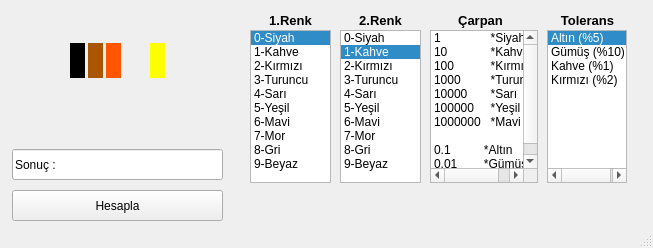
<?xml version="1.0" encoding="UTF-8"?>
<ui version="4.0">
 <class>MainWindow</class>
 <widget class="QMainWindow" name="MainWindow">
  <property name="geometry">
   <rect>
    <x>0</x>
    <y>0</y>
    <width>653</width>
    <height>248</height>
   </rect>
  </property>
  <property name="windowTitle">
   <string>Direnç Renk Hesaplayıcı | Maresal PRM</string>
  </property>
  <widget class="QWidget" name="centralwidget">
   <widget class="QLabel" name="label">
    <property name="geometry">
     <rect>
      <x>70</x>
      <y>43</y>
      <width>15</width>
      <height>35</height>
     </rect>
    </property>
    <property name="styleSheet">
     <string notr="true">background-color: rgb(0, 0, 0);</string>
    </property>
    <property name="text">
     <string/>
    </property>
   </widget>
   <widget class="QLabel" name="label_2">
    <property name="geometry">
     <rect>
      <x>18</x>
      <y>40</y>
      <width>201</width>
      <height>41</height>
     </rect>
    </property>
    <property name="styleSheet">
     <string notr="true">border-image: url(:/icons/icons/direnc.png);</string>
    </property>
    <property name="text">
     <string/>
    </property>
   </widget>
   <widget class="QLabel" name="label_3">
    <property name="geometry">
     <rect>
      <x>88</x>
      <y>43</y>
      <width>15</width>
      <height>35</height>
     </rect>
    </property>
    <property name="styleSheet">
     <string notr="true">background-color: rgb(170, 85, 0);</string>
    </property>
    <property name="text">
     <string/>
    </property>
   </widget>
   <widget class="QLabel" name="label_4">
    <property name="geometry">
     <rect>
      <x>106</x>
      <y>43</y>
      <width>15</width>
      <height>35</height>
     </rect>
    </property>
    <property name="styleSheet">
     <string notr="true">background-color: rgb(255, 85, 0);</string>
    </property>
    <property name="text">
     <string/>
    </property>
   </widget>
   <widget class="QLabel" name="label_5">
    <property name="geometry">
     <rect>
      <x>150</x>
      <y>43</y>
      <width>15</width>
      <height>35</height>
     </rect>
    </property>
    <property name="styleSheet">
     <string notr="true">background-color: rgb(255, 255, 0);</string>
    </property>
    <property name="text">
     <string/>
    </property>
   </widget>
   <widget class="QListWidget" name="listWidget">
    <property name="geometry">
     <rect>
      <x>250</x>
      <y>30</y>
      <width>81</width>
      <height>153</height>
     </rect>
    </property>
    <property name="selectionMode">
     <enum>QAbstractItemView::SingleSelection</enum>
    </property>
    <property name="selectionBehavior">
     <enum>QAbstractItemView::SelectItems</enum>
    </property>
    <property name="currentRow">
     <number>0</number>
    </property>
    <property name="sortingEnabled">
     <bool>true</bool>
    </property>
    <item>
     <property name="text">
      <string>0-Siyah</string>
     </property>
    </item>
    <item>
     <property name="text">
      <string>1-Kahve</string>
     </property>
    </item>
    <item>
     <property name="text">
      <string>2-Kırmızı</string>
     </property>
    </item>
    <item>
     <property name="text">
      <string>3-Turuncu</string>
     </property>
    </item>
    <item>
     <property name="text">
      <string>4-Sarı</string>
     </property>
    </item>
    <item>
     <property name="text">
      <string>5-Yeşil</string>
     </property>
    </item>
    <item>
     <property name="text">
      <string>6-Mavi</string>
     </property>
    </item>
    <item>
     <property name="text">
      <string>7-Mor</string>
     </property>
    </item>
    <item>
     <property name="text">
      <string>8-Gri</string>
     </property>
    </item>
    <item>
     <property name="text">
      <string>9-Beyaz</string>
     </property>
    </item>
   </widget>
   <widget class="QLabel" name="label_6">
    <property name="geometry">
     <rect>
      <x>250</x>
      <y>10</y>
      <width>81</width>
      <height>20</height>
     </rect>
    </property>
    <property name="font">
     <font>
      <pointsize>10</pointsize>
      <weight>75</weight>
      <bold>true</bold>
     </font>
    </property>
    <property name="text">
     <string>1.Renk</string>
    </property>
    <property name="alignment">
     <set>Qt::AlignCenter</set>
    </property>
   </widget>
   <widget class="QListWidget" name="listWidget_2">
    <property name="geometry">
     <rect>
      <x>340</x>
      <y>30</y>
      <width>81</width>
      <height>153</height>
     </rect>
    </property>
    <property name="selectionMode">
     <enum>QAbstractItemView::SingleSelection</enum>
    </property>
    <property name="selectionBehavior">
     <enum>QAbstractItemView::SelectItems</enum>
    </property>
    <property name="currentRow">
     <number>1</number>
    </property>
    <property name="sortingEnabled">
     <bool>true</bool>
    </property>
    <item>
     <property name="text">
      <string>0-Siyah</string>
     </property>
    </item>
    <item>
     <property name="text">
      <string>1-Kahve</string>
     </property>
    </item>
    <item>
     <property name="text">
      <string>2-Kırmızı</string>
     </property>
    </item>
    <item>
     <property name="text">
      <string>3-Turuncu</string>
     </property>
    </item>
    <item>
     <property name="text">
      <string>4-Sarı</string>
     </property>
    </item>
    <item>
     <property name="text">
      <string>5-Yeşil</string>
     </property>
    </item>
    <item>
     <property name="text">
      <string>6-Mavi</string>
     </property>
    </item>
    <item>
     <property name="text">
      <string>7-Mor</string>
     </property>
    </item>
    <item>
     <property name="text">
      <string>8-Gri</string>
     </property>
    </item>
    <item>
     <property name="text">
      <string>9-Beyaz</string>
     </property>
    </item>
   </widget>
   <widget class="QLabel" name="label_7">
    <property name="geometry">
     <rect>
      <x>340</x>
      <y>10</y>
      <width>81</width>
      <height>20</height>
     </rect>
    </property>
    <property name="font">
     <font>
      <pointsize>10</pointsize>
      <weight>75</weight>
      <bold>true</bold>
     </font>
    </property>
    <property name="text">
     <string>2.Renk</string>
    </property>
    <property name="alignment">
     <set>Qt::AlignCenter</set>
    </property>
   </widget>
   <widget class="QLabel" name="label_8">
    <property name="geometry">
     <rect>
      <x>430</x>
      <y>10</y>
      <width>101</width>
      <height>20</height>
     </rect>
    </property>
    <property name="font">
     <font>
      <pointsize>10</pointsize>
      <weight>75</weight>
      <bold>true</bold>
     </font>
    </property>
    <property name="text">
     <string>Çarpan</string>
    </property>
    <property name="alignment">
     <set>Qt::AlignCenter</set>
    </property>
   </widget>
   <widget class="QListWidget" name="listWidget_3">
    <property name="geometry">
     <rect>
      <x>430</x>
      <y>30</y>
      <width>108</width>
      <height>153</height>
     </rect>
    </property>
    <property name="selectionMode">
     <enum>QAbstractItemView::SingleSelection</enum>
    </property>
    <property name="selectionBehavior">
     <enum>QAbstractItemView::SelectItems</enum>
    </property>
    <property name="movement">
     <enum>QListView::Static</enum>
    </property>
    <property name="currentRow">
     <number>-1</number>
    </property>
    <property name="sortingEnabled">
     <bool>false</bool>
    </property>
    <item>
     <property name="text">
      <string>1               *Siyah</string>
     </property>
    </item>
    <item>
     <property name="text">
      <string>10             *Kahve</string>
     </property>
    </item>
    <item>
     <property name="text">
      <string>100           *Kırmızı</string>
     </property>
    </item>
    <item>
     <property name="text">
      <string>1000         *Turuncu</string>
     </property>
    </item>
    <item>
     <property name="text">
      <string>10000       *Sarı</string>
     </property>
    </item>
    <item>
     <property name="text">
      <string>100000     *Yeşil</string>
     </property>
    </item>
    <item>
     <property name="text">
      <string>1000000   *Mavi</string>
     </property>
    </item>
    <item>
     <property name="text">
      <string/>
     </property>
    </item>
    <item>
     <property name="text">
      <string>0.1          *Altın</string>
     </property>
    </item>
    <item>
     <property name="text">
      <string>0.01        *Gümüş</string>
     </property>
    </item>
   </widget>
   <widget class="QListWidget" name="listWidget_4">
    <property name="geometry">
     <rect>
      <x>547</x>
      <y>30</y>
      <width>80</width>
      <height>153</height>
     </rect>
    </property>
    <property name="selectionMode">
     <enum>QAbstractItemView::SingleSelection</enum>
    </property>
    <property name="selectionBehavior">
     <enum>QAbstractItemView::SelectItems</enum>
    </property>
    <property name="currentRow">
     <number>0</number>
    </property>
    <property name="sortingEnabled">
     <bool>true</bool>
    </property>
    <item>
     <property name="text">
      <string>Altın (%5)</string>
     </property>
    </item>
    <item>
     <property name="text">
      <string>Gümüş (%10)</string>
     </property>
    </item>
    <item>
     <property name="text">
      <string>Kahve (%1)</string>
     </property>
    </item>
    <item>
     <property name="text">
      <string>Kırmızı (%2)</string>
     </property>
    </item>
   </widget>
   <widget class="QLabel" name="label_9">
    <property name="geometry">
     <rect>
      <x>550</x>
      <y>10</y>
      <width>75</width>
      <height>20</height>
     </rect>
    </property>
    <property name="font">
     <font>
      <pointsize>10</pointsize>
      <weight>75</weight>
      <bold>true</bold>
     </font>
    </property>
    <property name="text">
     <string>Tolerans</string>
    </property>
    <property name="alignment">
     <set>Qt::AlignCenter</set>
    </property>
   </widget>
   <widget class="QLineEdit" name="lineEdit">
    <property name="geometry">
     <rect>
      <x>12</x>
      <y>149</y>
      <width>211</width>
      <height>31</height>
     </rect>
    </property>
    <property name="text">
     <string>Sonuç : </string>
    </property>
    <property name="readOnly">
     <bool>true</bool>
    </property>
   </widget>
   <widget class="QPushButton" name="pushButton">
    <property name="geometry">
     <rect>
      <x>12</x>
      <y>190</y>
      <width>211</width>
      <height>31</height>
     </rect>
    </property>
    <property name="text">
     <string>Hesapla</string>
    </property>
   </widget>
   <zorder>label_2</zorder>
   <zorder>label</zorder>
   <zorder>label_3</zorder>
   <zorder>label_4</zorder>
   <zorder>label_5</zorder>
   <zorder>listWidget</zorder>
   <zorder>label_6</zorder>
   <zorder>listWidget_2</zorder>
   <zorder>label_7</zorder>
   <zorder>label_8</zorder>
   <zorder>listWidget_3</zorder>
   <zorder>listWidget_4</zorder>
   <zorder>label_9</zorder>
   <zorder>lineEdit</zorder>
   <zorder>pushButton</zorder>
  </widget>
  <widget class="QMenuBar" name="menubar">
   <property name="geometry">
    <rect>
     <x>0</x>
     <y>0</y>
     <width>653</width>
     <height>21</height>
    </rect>
   </property>
  </widget>
  <widget class="QStatusBar" name="statusbar"/>
 </widget>
 <resources>
  <include location="icons.qrc"/>
 </resources>
 <connections/>
</ui>
